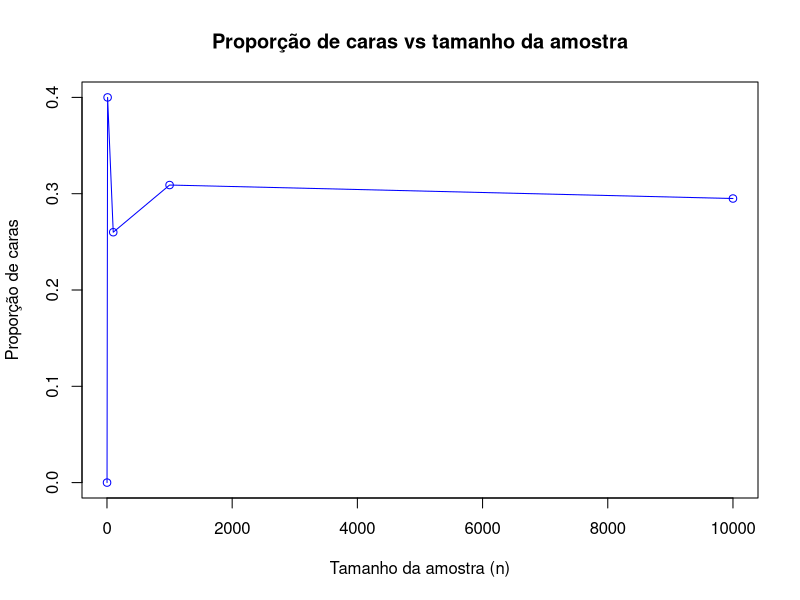
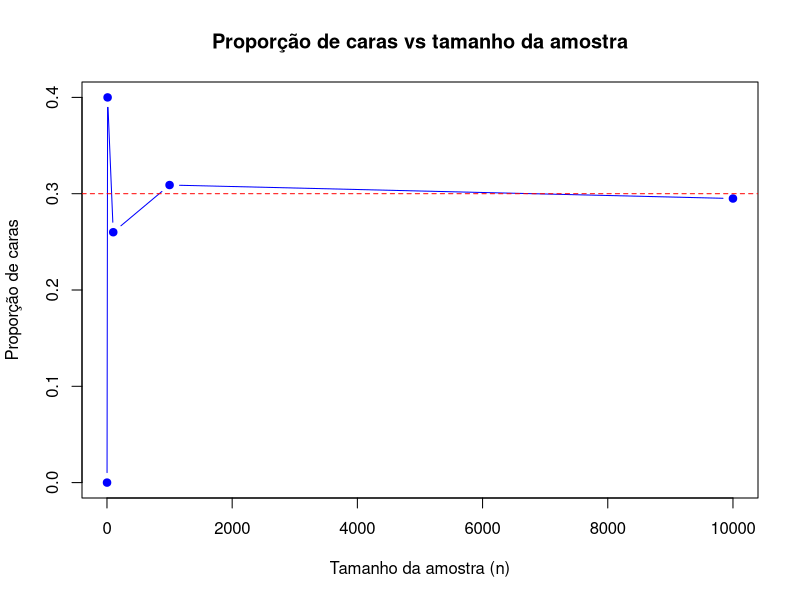
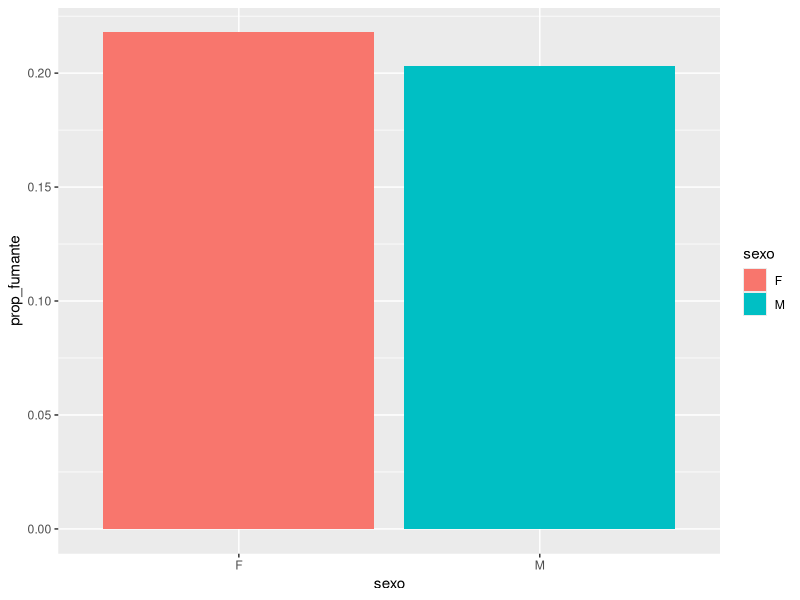
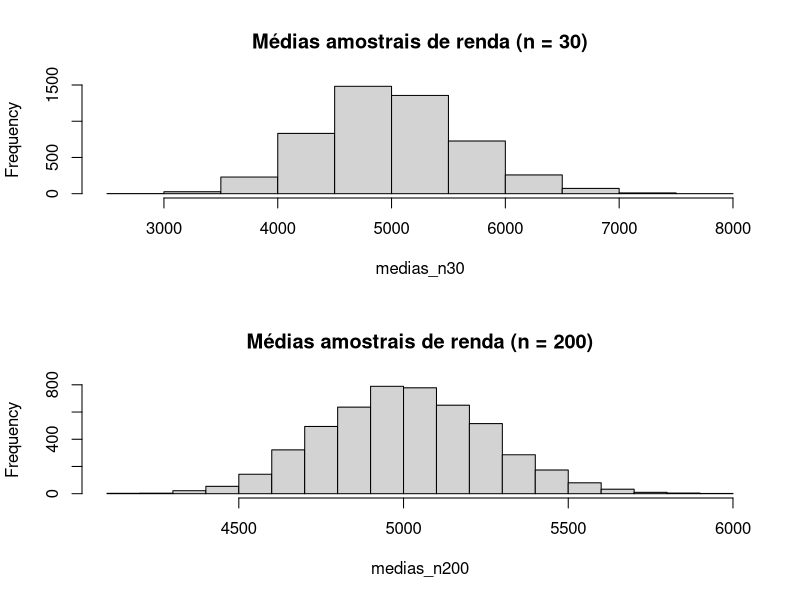
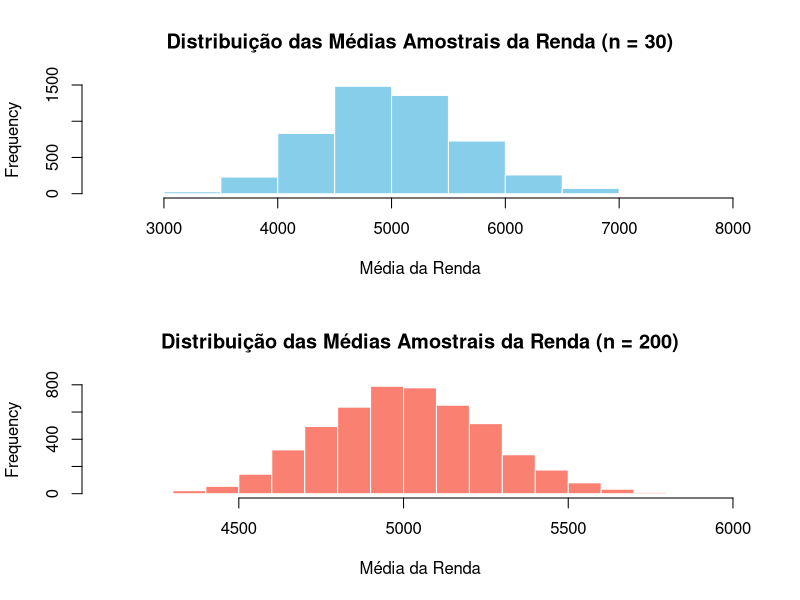
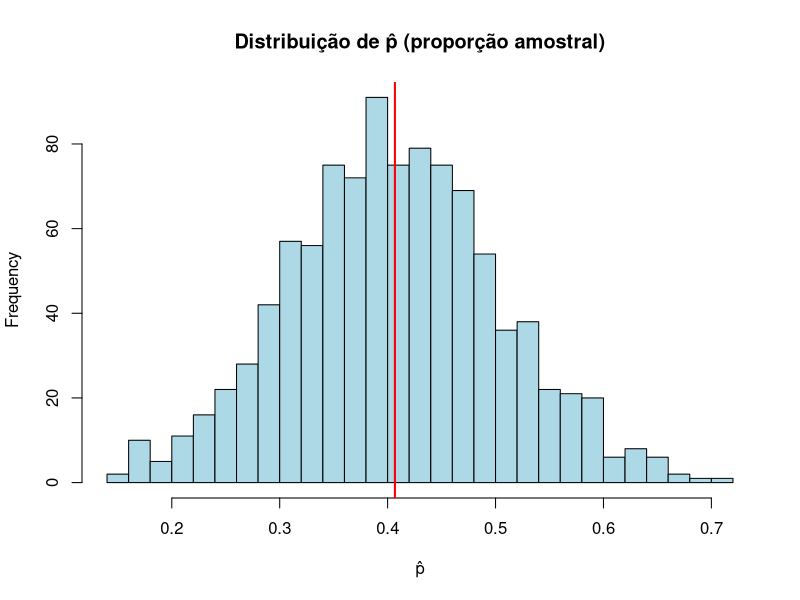
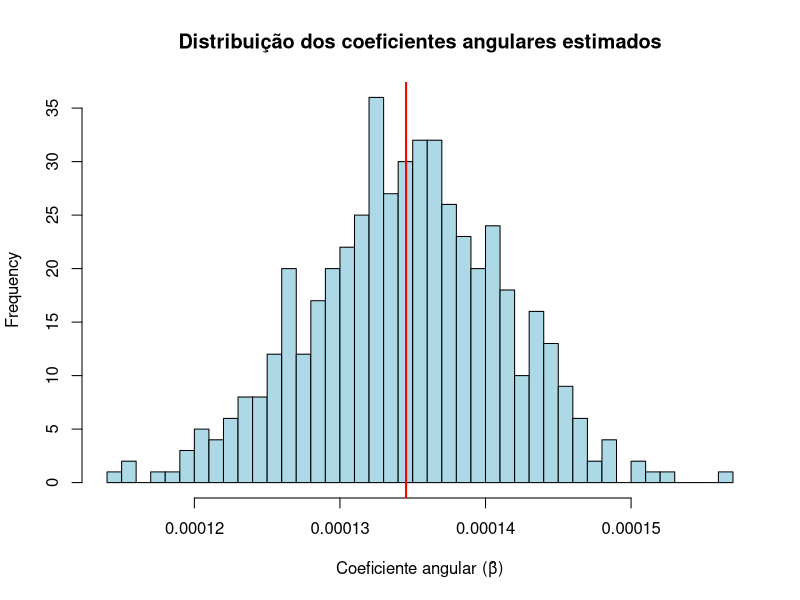

R code for these plots, in order:
#Programa de Pós-Graduação em Políticas Públicas
#Disciplina: Métodos Quantitativos
#Nome: Manuel Mfinda Pedro Marques
#Data: 27/11/2025
#MQ101 - Lista 05

#Exercício 1 – Probabilidade como frequência de longo prazo (moeda viesada)

set.seed(123)

# Probabilidade de cara
p_cara <- 0.3

# Tamanhos de amostra
n_vec  <- c(1, 10, 100, 1000, 10000)

# Data frame para armazenar os resultados
result <- data.frame(
  n      = n_vec,
  p_cara = NA_real_
)

# TODO: completar o loop para simular os lançamentos
for (i in seq_along(n_vec)) {
  x <- rbinom(n=1, size = n_vec[i], prob = 0.3)
  result$p_cara[i] <- x/n_vec[i]
}

# TODO: inspecionar result
print(result)

# TODO: fazer um gráfico de linha da proporção de caras vs n

#plot(...)

#Bruna
plot(result$n, result$p_cara, type = "o", col = "blue",
     xlab = "Tamanho da amostra (n)",
     ylab = "Proporção de caras",
     main = "Proporção de caras vs tamanho da amostra")

#Celia - outra opção de plotar

plot(result$n, result$p_cara, 
     type = "b", 
     pch = 19, 
     col = "blue",
     xlab = "Tamanho da amostra (n)",
     ylab = "Proporção de caras",
     main = "Proporção de caras vs tamanho da amostra")

abline(h = p_cara, lty = 2, col = "red")  # linha da probabilidade teórica

#Exercício 2 - Bernoulli, Binomial e probabilidades exatas (satisfação em saúde)

set.seed(123)

# Parâmetros
p <- 0.65
n <- 20

# (1) Simulação de uma amostra
y <- rbinom(n, size = 1, prob = p) #aleatorio
print(y)
# (2) Contar o número de satisfeitos
num_satisfeitos <- sum(y) #contagem de pessoas satisfeitas

# (3a) Probabilidade P(S = 12) pela Binomial
prob_12 <- dbinom(12, size = n, prob = p)
print(prob_12)

# (3b) Probabilidade P(S >= 12)
prob_12_ou_mais <- sum(dbinom(12:n, size = n, prob = p))
print(prob_12_ou_mais)

# ou:
# prob_12_ou_mais <- 1 - pbinom(11, size = n, prob = p)

# TODO: imprimir os resultados e escrever a interpretação fora do código.
print(prob_12)
print(prob_12_ou_mais)

#Exercício 3 - Probabilidade condicional e independência (base saúde)

set.seed(123)

N <- 5000

dados_saude <- data.frame(
  sexo       = sample(c("F", "M"), size = N, replace = TRUE, prob = c(0.55, 0.45)),
  fumante    = rbinom(N, 1, 0.22),
  hipertenso = rbinom(N, 1, 0.30)
)

# (2) Estimar as probabilidades

P_fumante <- mean(dados_saude$fumante == 1)
print(P_fumante) #0.2112
P_fumante_F <- mean(dados_saude$fumante[dados_saude$sexo == "F"] == 1)
print(P_fumante_F)#0.2178506
P_fumante_M <- mean(dados_saude$fumante[dados_saude$sexo == "M"] == 1)
print(P_fumante_M)#.2031042


# (4) Gráfico de barras da proporção de fumantes por sexo

install.packages("dplyr")
install.packages("ggplot2")

# Dica: usar dplyr + ggplot2
library(dplyr); 
library(ggplot2)

tab_fumo <- dados_saude |>
  dplyr::group_by(sexo) |>
  dplyr::summarise(prop_fumante = mean(fumante))

ggplot(tab_fumo, aes(x = sexo, y = prop_fumante, fill=sexo)) +
  geom_col()
scale_fill_manual(values = c("F" = "pink", "M" = "blue"))  
labs(
  x = "sexo",
  y = "Proporção de fumantes",
  title ="Proporção de fumantes por sexo")


# TODO: escrever interpretação fora do código.
#Exercício 4– Probabilidade conjunta e regra do produto (saúde)

# Atenção: este exercício supõe que dados_saude já foi criado no Exercício 3.

# (1) Probabilidades marginais e conjunta

P_hipertenso <- mean(dados_saude$hipertenso == 1)
print(P_hipertenso) #0.3014
P_fumante    <- mean(dados_saude$fumante == 1)
print(P_fumante) #0.2112
P_hip_e_fum  <- mean(dados_saude$hipertenso == 1 & dados_saude$fumante == 1)
print(P_hip_e_fum) #0.0658

# (2) Probabilidade condicional

P_hip_dado_fum <- mean(dados_saude$hipertenso[dados_saude$fumante == 1] == 1)
print(P_hip_dado_fum) #0.311553

# (3) Produto P(hipertenso = 1 | fumante = 1) * P(fumante = 1)
P_produto <- P_hip_dado_fum * P_fumante
print(P_produto) #0.0658
# TODO: comparar P_hip_e_fum e P_produto, e interpretar.
#Exercício 5 –  Bayes “de bolso” em triagem de benefícios

set.seed(123)

P_F         <- 0.02
P_T_dado_F  <- 0.9
P_T_dado_Fc <- 0.05
P_Fc        <- 1 - P_F

# (1) Cálculo analítico de P(F|T)
P_F_dado_T <- (P_T_dado_F * P_F) /
  (P_T_dado_F * P_F + P_T_dado_Fc * P_Fc)
print(P_F_dado_T) #0.2686567

# (2) Simulação
N <- 100000

fraude <- rbinom(N, 1, P_F)
alerta <- ifelse(
  fraude == 1,
  rbinom(N, 1, P_T_dado_F),
  rbinom(N, 1, P_T_dado_Fc))

# (3) Estimar empiricamente P(F|Alerta)
P_empirico <- mean(fraude[alerta == 1] == 1)
print(P_empirico) #0.2637992

# TODO: comparar P_F_dado_T e P_empirico, e interpretar em texto.  

c(Empirico = P_empirico,
  Analitico = P_F_dado_T,
  Diferencia = P_empirico - P_F_dado_T)

#   Empirico    Analitico   Diferencia 
#   0.263799178  0.268656716 -0.004857538 

# Exercício 6 – Teorema Central do Limite com renda

set.seed(123)

N <- 100000
renda_pop <- rgamma(N, shape = 2, rate = 1/2500)

# Função auxiliar para simular médias
simular_medias <- function(n, n_rep = 5000) {
  medias <- numeric(n_rep)
  for (i in seq_len(n_rep)) {
    amostra <- sample(renda_pop, n, replace = TRUE)
    medias[i] <- mean(amostra)
  }
  medias 
}

medias_n30  <- simular_medias(30)
medias_n200 <- simular_medias(200)

# TODO: produzir histogramas para as distribuições de médias
par(mfrow = c(2, 1))
hist(medias_n30,  main = "Médias amostrais de renda (n = 30)")
hist(medias_n200, main = "Médias amostrais de renda (n = 200)")
par(mfrow = c(1, 1))

#Exercício 6 (Teorema Central do Limite)
# ---------------------------------------------------------
# Exercício 6 — Teorema Central do Limite (TCL) com renda
# ---------------------------------------------------------

set.seed(123)

# 1. Gerar população assimétrica
N <- 100000
renda_pop <- rgamma(N, shape = 2, rate = 1/2500)

# ---------------------------------------------------------
# 2. Função que simula médias amostrais
# ---------------------------------------------------------

simular_medias <- function(n, n_rep = 5000) {
  medias <- numeric(n_rep)
  for (i in seq_len(n_rep)) {
    amostra <- sample(renda_pop, n, replace = TRUE)
    medias[i] <- mean(amostra)
  }
  return(medias)
}

# ---------------------------------------------------------
# 3. Simulações para n = 30 e n = 200
# ---------------------------------------------------------

medias_n30  <- simular_medias(30)
medias_n200 <- simular_medias(200)

# ---------------------------------------------------------
# 4. Histogramas
# ---------------------------------------------------------

par(mfrow = c(2, 1))  # layout com 2 gráficos, um em cima do outro

hist(medias_n30,
     main = "Distribuição das Médias Amostrais da Renda (n = 30)",
     xlab = "Média da Renda",
     col = "skyblue",
     border = "white")

hist(medias_n200,
     main = "Distribuição das Médias Amostrais da Renda (n = 200)",
     xlab = "Média da Renda",
     col = "salmon",
     border = "white")

par(mfrow = c(1, 1))  # volta ao normal

#Exercício 7  Intervalo de Confiança para proporção.
set.seed(123)

# Caso não tenha salvo dados_saude, recriar:
N <- 5000
dados_saude <- data.frame(
  sexo       = sample(c("F", "M"), size = N, replace = TRUE, prob = c(0.55, 0.45)),
  fumante    = rbinom(N, 1, 0.22),
  hipertenso = rbinom(N, 1, 0.30)
)

# Tamanho da amostra
n <- 400

# (1) Amostra aleatória simples
amostra_saude <- dados_saude[sample(1:nrow(dados_saude), n), ]

# (2) Proporção amostral de hipertensos
p_hat <- mean(amostra_saude$hipertenso)

# Erro padrão aproximado
SE_p <- sqrt(p_hat * (1 - p_hat) / n)

# Intervalo de confiança de 95%
IC_95 <- c(
  inferior = p_hat - 1.96 * SE_p,
  superior = p_hat + 1.96 * SE_p
)

# (3) Proporção verdadeira na população
p_verdadeiro <- mean(dados_saude$hipertenso)

# Mostrar resultados
p_hat
SE_p
IC_95
p_verdadeiro

#Exercício 8 Correlação, Regressão Simples e Inferência (Educação)
set.seed(123)

# (1) Gerar base simulada
N <- 2000

dados_educacao <- data.frame(
  ideb        = rnorm(N, mean = 5.5, sd = 0.7),
  gasto_aluno = rnorm(N, mean = 6000, sd = 1500)
)

# Introduzir correlação positiva leve entre gasto e IDEB
dados_educacao$ideb <- dados_educacao$ideb +
  0.0002 * (dados_educacao$gasto_aluno - 6000)

# (2) Correlação de Pearson
cor_ideb_gasto <- cor(dados_educacao$ideb, dados_educacao$gasto_aluno)

# (3) Regressão simples
modelo <- lm(ideb ~ gasto_aluno, data = dados_educacao)

# Resumo da regressão
summary(modelo)

# Intervalo de confiança do coeficiente angular
IC_coef <- confint(modelo)

# Exibir resultados
cor_ideb_gasto
IC_coef
#Exercício 9 — Margem de erro e tamanho amostral (TSE)
set.seed(123)

# (1) Criar população de municípios
N <- 5000

dados_tse <- data.frame(
  id_mun       = 1:N,
  prop_partido = rbeta(N, shape1 = 10, shape2 = 15)  # proporção "verdadeira"
)

# (2) Parâmetros da pesquisa
n_amostra <- 600
n_rep     <- 1000

# (3) Vetor para armazenar as proporções amostrais simuladas
p_hat_vec <- numeric(n_rep)

# (4) Simulação repetida 1000 vezes
for (r in 1:n_rep) {
  
  # sortear um município
  id_escolhido <- sample(dados_tse$id_mun, 1)
  
  # proporção verdadeira desse município
  p_mun <- dados_tse$prop_partido[id_escolhido]
  
  # sortear 600 eleitores — variável Bernoulli
  votos <- rbinom(n_amostra, size = 1, prob = p_mun)
  
  # proporção amostral
  p_hat_vec[r] <- mean(votos)
}

# (5) Margem de erro "de praxe" (pior caso)
ME <- 1.96 * sqrt(0.25 / n_amostra)
ME

# (6) Histograma das proporções simuladas
hist(p_hat_vec,
     breaks = 30,
     col = "lightblue",
     main = "Distribuição de p̂ (proporção amostral)",
     xlab = "p̂")
abline(v = mean(p_hat_vec), col = "red", lwd = 2)   # média observada

#Exercício 10 — Regressão e distribuição amostral do coeficiente (TSE)
set.seed(123)

# (1) Criar base populacional de municípios
N <- 5000

dados_tse <- data.frame(
  id_mun      = 1:N,
  renda_media = rnorm(N, mean = 2500, sd = 600)
)

# Gerar proporção de votos dependente da renda, com ruído
dados_tse$prop_partido <- plogis(
  -1 + 0.0006 * dados_tse$renda_media + rnorm(N, 0, 0.3)
)

# (2) Parâmetros da pesquisa simulada
n_mun_amostra <- 300     # número de municípios a serem pesquisados
n_eleitores   <- 400     # tamanho da amostra por município
n_rep         <- 500     # número de simulações repetidas

# Vetor para armazenar os coeficientes angulares estimados
coef_angular <- numeric(n_rep)

# (3) Loop de simulação
for (r in 1:n_rep) {
  
  # (4) Sortear 300 municípios
  mun_sorteados <- sample(dados_tse$id_mun, n_mun_amostra)
  base_pesq <- dados_tse[dados_tse$id_mun %in% mun_sorteados, ]
  
  # Criar vetor para armazenar p_hat
  p_hat <- numeric(n_mun_amostra)
  
  # Para cada município, simular votos e calcular proporção
  for (i in seq_len(n_mun_amostra)) {
    p_true <- base_pesq$prop_partido[i]
    votos  <- rbinom(n_eleitores, size = 1, prob = p_true)
    p_hat[i] <- mean(votos)
  }
  
  # Inserir p_hat na base
  base_pesq$p_hat <- p_hat
  
  # (5) Ajustar regressão simples
  modelo <- lm(p_hat ~ renda_media, data = base_pesq)
  
  # Guardar coeficiente angular
  coef_angular[r] <- coef(modelo)[2]
}

# (6) Histograma dos coeficientes angulares
hist(
  coef_angular,
  breaks = 30,
  col = "lightblue",
  main = "Distribuição dos coeficientes angulares estimados",
  xlab  = "Coeficiente angular (β̂)"
)

abline(v = mean(coef_angular), col = "red", lwd = 2)
#############################################################
# 12) Observações Finais
############################################################
# Esta lista integra diferentes dimensões da Estatística —
# estatística descritiva, visualização de dados, medidas de
# associação, correlação, regressão simples, probabilidade
# e introdução à inferência estatística.
#
# Cada etapa fornece instrumentos essenciais para analisar
# fenômenos sociais e subsidiar decisões no campo das políticas
# públicas.
#
# Ao interpretar os resultados, vá além dos números: uma média,
# um coeficiente ou um gráfico só ganham sentido quando
# conectados a problemas reais, como:
#   - alocação de recursos;
#   - identificação de grupos vulneráveis;
#   - priorização de políticas setoriais;
#   - avaliação de programas sociais;
#   - auditoria e monitoramento de metas;
#   - revisão de estratégias governamentais.
#
# Por isso, em todas as respostas, priorize interpretações
# traduzidas para a linguagem de políticas públicas,
# destacando como cada análise pode apoiar decisões concretas
# no planejamento, implementação ou avaliação de políticas.
#
# O objetivo final é desenvolver uma leitura crítica e aplicada
# da evidência estatística, fortalecendo a tomada de decisão
# baseada em dados.
############################################################





